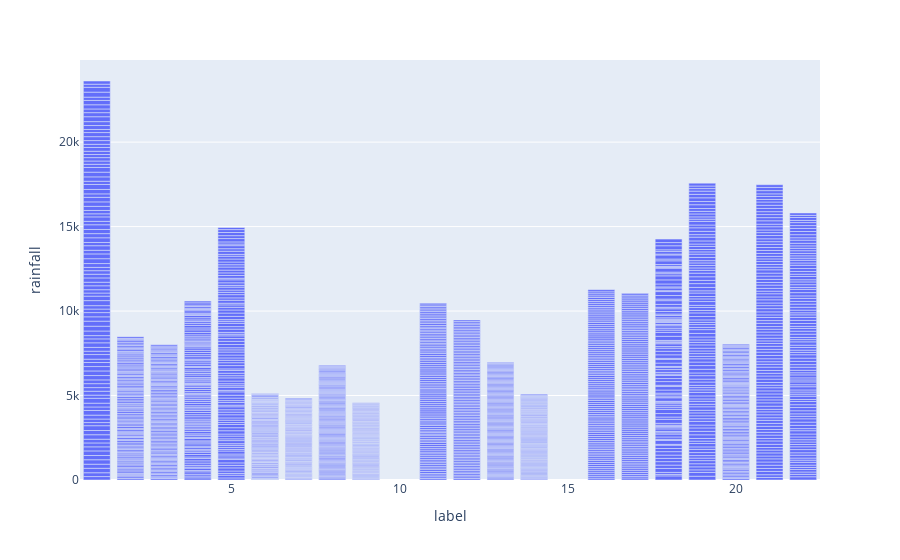

The cell this chart's notebook holds for it:
### Code cell
figure =px.bar(data_frame =data, x="label",y="rainfall")
figure.show()

### Figure 1 — Plotly figure (JSON) as saved in the notebook; plotly's stock layout.template omitted (floating-point values rounded to 4 significant figures; data arrays with more than 128 entries replaced by an {"elided": "..."} marker saying what was removed)
{"data": [{"alignmentgroup": "True", "hovertemplate": "label=%{x}<br>rainfall=%{y}<extra></extra>", "legendgroup": "", "marker": {"color": "#636efa", "pattern": {"shape": ""}}, "name": "", "offsetgroup": "", "orientation": "v", "showlegend": false, "textposition": "auto", "type": "bar", "x": {"elided": "2200 int values"}, "xaxis": "x", "y": {"elided": "2200 float values"}, "yaxis": "y"}], "layout": {"autosize": true, "barmode": "relative", "legend": {"tracegroupgap": 0}, "margin": {"t": 60}, "xaxis": {"anchor": "y", "autorange": true, "domain": [0, 1], "range": [0.5, 22.5], "title": {"text": "label"}, "type": "linear"}, "yaxis": {"anchor": "x", "autorange": true, "domain": [0, 1], "range": [0, 24860.0], "title": {"text": "rainfall"}, "type": "linear"}}}
